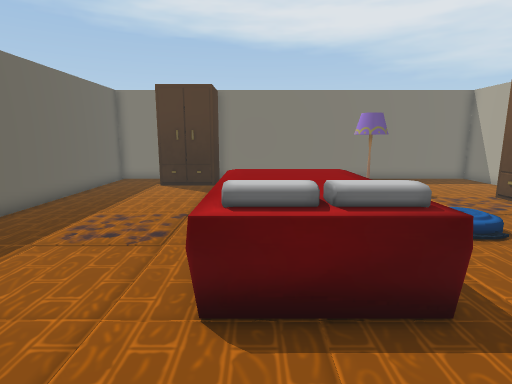
view 1 (above)

18 first-person views from a walk through a Unity game level. The camera is 1.3 m above the floor, tilts 10° down and sees 80° across. The floor is counted in squares, 0.5 m on a side. Each view is taken from the middle of a square. On the plan, view 1 faces up. The plan holds only what a view shows up to about 20 squares ahead; the rest is blank. The place goes on beyond the plan.

view 2
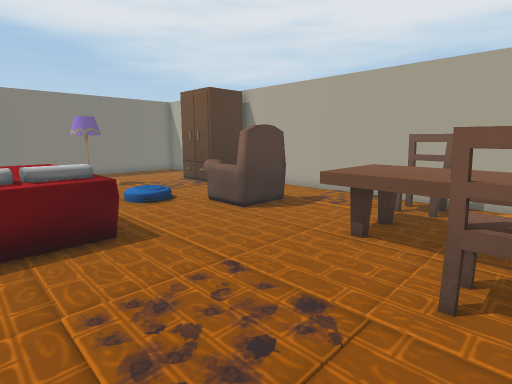

view 3
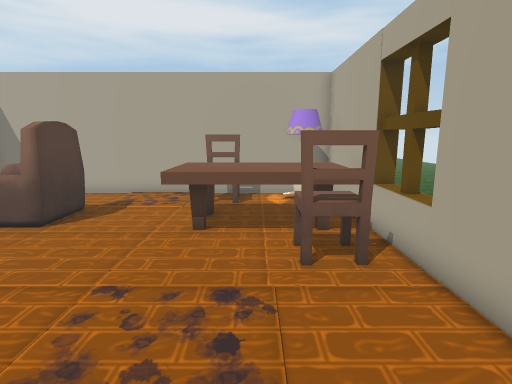

view 4
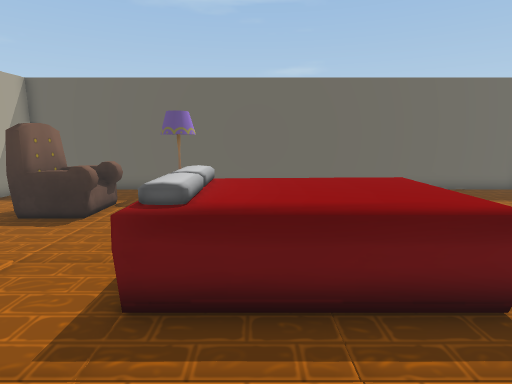

view 5
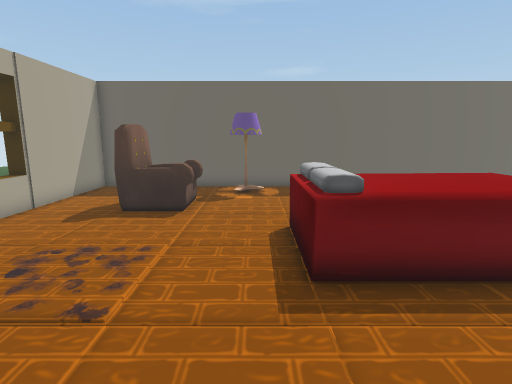

view 6
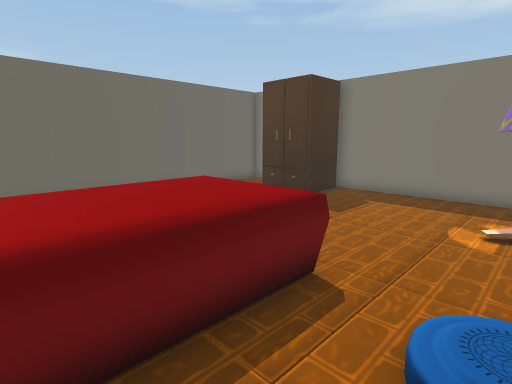

view 7
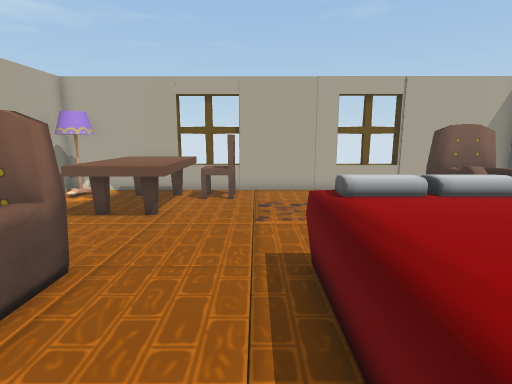

view 8
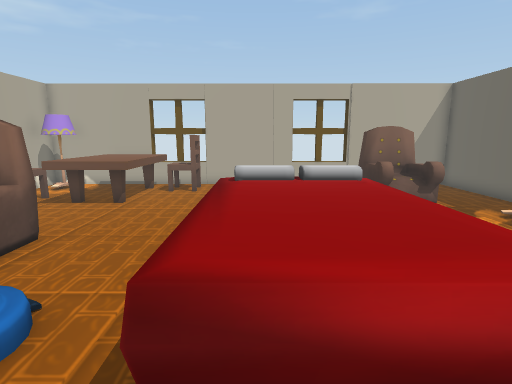

view 9
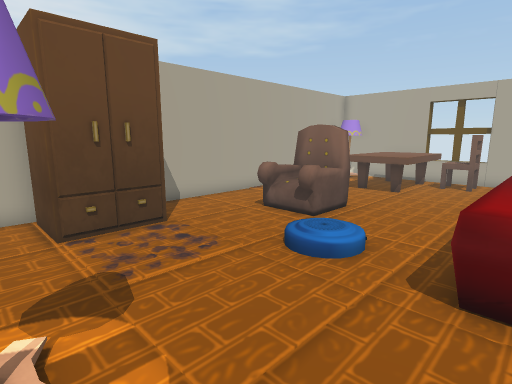

view 10
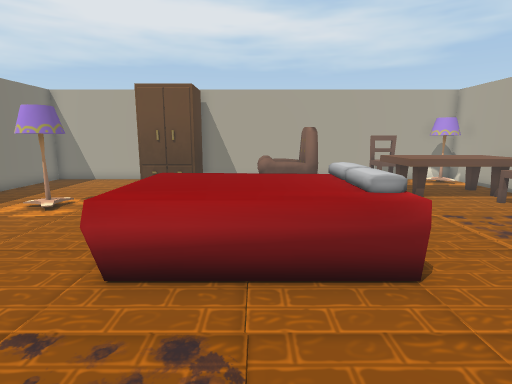

view 11
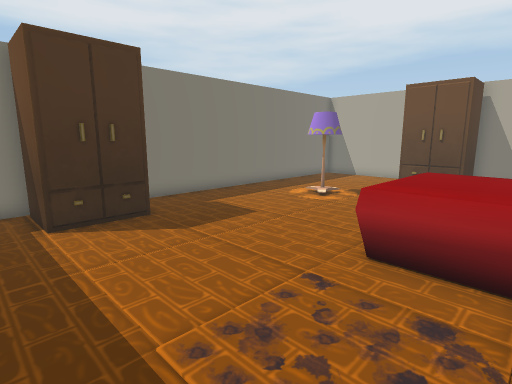

view 12
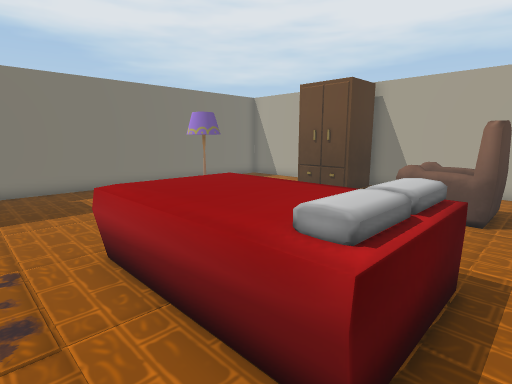

view 13
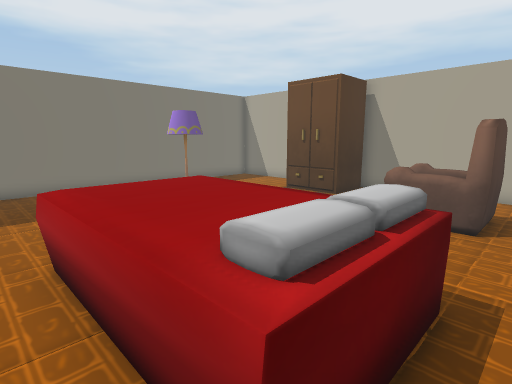

view 14
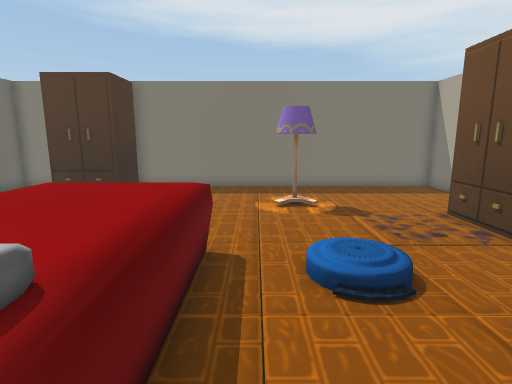

view 15
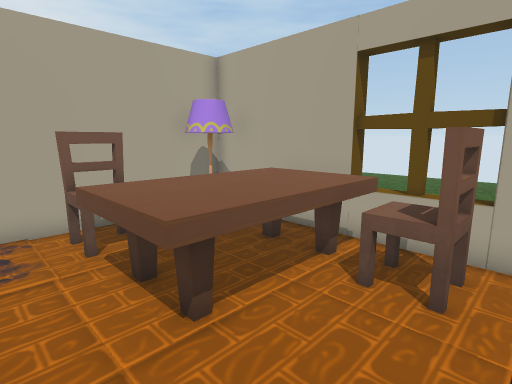

view 16
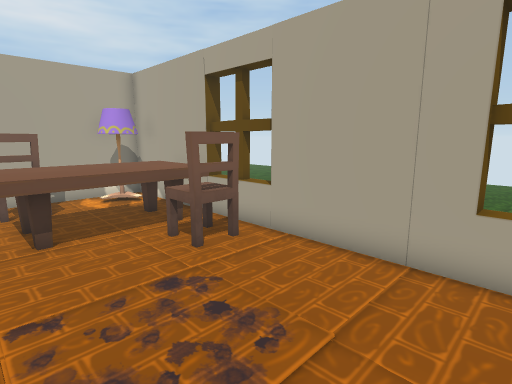

view 17
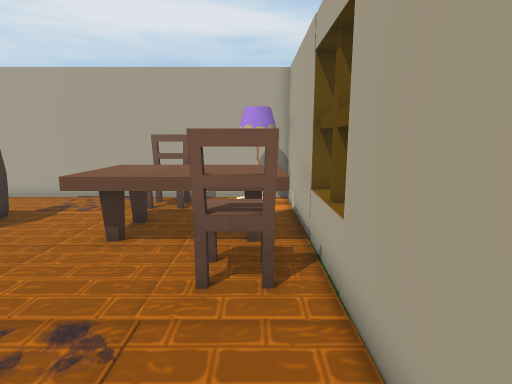

view 18
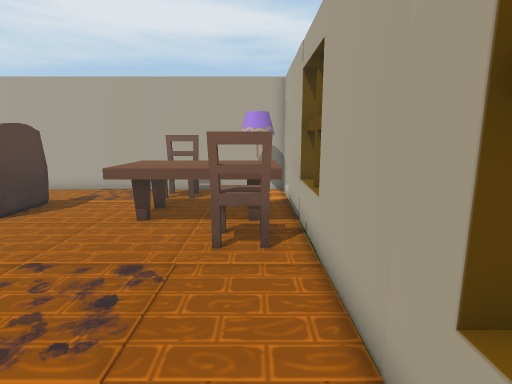

### Floor plan
Key: @ floor where view 1 was taken; # wall or solid block; . floor; = window, fence, low wall or low ledge; ^ raised ledge; T table; C chair; O other object.
Columns run from 9 left of view 1 to 14 right of it. Each row starts with its distance up from view 1.
 20 ########################
 19 #   O  O  ....         #
 18 #   O  O  ....         #
 17 #   OOOO  ....         #
 16 #             O        #
 15 #          .  OO       #
 14 #             OO       #
 13 #                   OOO#
 12 #          .       OO  #
 11 #                   O  #
 10 #   OOO ^^^^^.      OOO#
  9 #   OOO ^^^^^.         #
  8 #   OOO ^^^^^.         #
  7 # ..OOO ^^^^^.     O   #
  6 #       ^^^^^.  .  O   #
  5 #       ^^^^^. . OOO   #
  4 #       =^^^^.   OOO   #
  3 # OO  ..     .   .     #
  2 # OO         .         #
  1 #       .  OO      O   #
  0 #        @OOOO  TTTTCC #
 -1 #    OO   OOOO  TTTTCC #
 -2 #   OOO . OOOO  TTTT   #
 -3 #             CCTTTT O #
 -4 #      . .    CCTTTTOOO#
 -5 #######==######=TTTT#O##
 -6       ##################

Where each view was taken, in squares from view 1:
view 1: 0 up, 0 right, facing up
view 2: 4 down, 0 right, facing up-right
view 3: 2 down, 1 left, facing right
view 4: 6 up, 7 right, facing left
view 5: 3 up, 8 right, facing left
view 6: 5 up, 6 right, facing up-left
view 7: 10 up, 4 right, facing down
view 8: 12 up, 2 right, facing down
view 9: 15 up, 2 right, facing down-right
view 10: 7 up, 6 left, facing right
view 11: 7 up, 7 left, facing up-right
view 12: 3 up, 3 left, facing up-right
view 13: 3 up, 2 left, facing up-right
view 14: 3 up, 4 right, facing up
view 15: 2 up, 4 right, facing down-right
view 16: 1 up, 1 left, facing down-right
view 17: 4 down, 0 right, facing right
view 18: 4 down, 2 left, facing right
